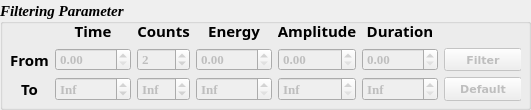
     <widget class="QGroupBox" name="gridLayout_feature_2">
      <property name="geometry">
       <rect>
        <x>10</x>
        <y>130</y>
        <width>531</width>
        <height>110</height>
       </rect>
      </property>
      <property name="font">
       <font>
        <family>Times New Roman</family>
        <pointsize>11</pointsize>
        <weight>75</weight>
        <italic>true</italic>
        <bold>true</bold>
       </font>
      </property>
      <property name="title">
       <string>Filtering Parameter</string>
      </property>
      <property name="alignment">
       <set>Qt::AlignLeading|Qt::AlignLeft|Qt::AlignVCenter</set>
      </property>
      <widget class="QWidget" name="layoutWidget">
       <property name="geometry">
        <rect>
         <x>10</x>
         <y>20</y>
         <width>511</width>
         <height>81</height>
        </rect>
       </property>
       <layout class="QGridLayout" name="gridLayout_2">
        <item row="0" column="1">
         <widget class="QLabel" name="time">
          <property name="font">
           <font>
            <family>Sitka Banner</family>
            <pointsize>11</pointsize>
            <weight>75</weight>
            <italic>false</italic>
            <bold>true</bold>
           </font>
          </property>
          <property name="frameShadow">
           <enum>QFrame::Plain</enum>
          </property>
          <property name="lineWidth">
           <number>1</number>
          </property>
          <property name="text">
           <string>Time</string>
          </property>
          <property name="alignment">
           <set>Qt::AlignCenter</set>
          </property>
         </widget>
        </item>
        <item row="0" column="2">
         <widget class="QLabel" name="counts_label">
          <property name="font">
           <font>
            <family>Sitka Banner</family>
            <pointsize>11</pointsize>
            <weight>75</weight>
            <italic>false</italic>
            <bold>true</bold>
           </font>
          </property>
          <property name="frameShadow">
           <enum>QFrame::Plain</enum>
          </property>
          <property name="lineWidth">
           <number>1</number>
          </property>
          <property name="text">
           <string>Counts</string>
          </property>
          <property name="alignment">
           <set>Qt::AlignCenter</set>
          </property>
         </widget>
        </item>
        <item row="0" column="3">
         <widget class="QLabel" name="x">
          <property name="font">
           <font>
            <family>Sitka Banner</family>
            <pointsize>11</pointsize>
            <weight>75</weight>
            <italic>false</italic>
            <bold>true</bold>
           </font>
          </property>
          <property name="frameShadow">
           <enum>QFrame::Plain</enum>
          </property>
          <property name="lineWidth">
           <number>1</number>
          </property>
          <property name="text">
           <string>Energy</string>
          </property>
          <property name="alignment">
           <set>Qt::AlignCenter</set>
          </property>
         </widget>
        </item>
        <item row="0" column="4">
         <widget class="QLabel" name="xx">
          <property name="font">
           <font>
            <family>Sitka Banner</family>
            <pointsize>11</pointsize>
            <weight>75</weight>
            <italic>false</italic>
            <bold>true</bold>
           </font>
          </property>
          <property name="frameShadow">
           <enum>QFrame::Plain</enum>
          </property>
          <property name="lineWidth">
           <number>1</number>
          </property>
          <property name="text">
           <string>Amplitude</string>
          </property>
          <property name="alignment">
           <set>Qt::AlignCenter</set>
          </property>
         </widget>
        </item>
        <item row="0" column="5">
         <widget class="QLabel" name="xxx">
          <property name="font">
           <font>
            <family>Sitka Banner</family>
            <pointsize>11</pointsize>
            <weight>75</weight>
            <italic>false</italic>
            <bold>true</bold>
           </font>
          </property>
          <property name="frameShadow">
           <enum>QFrame::Plain</enum>
          </property>
          <property name="lineWidth">
           <number>1</number>
          </property>
          <property name="text">
           <string>Duration</string>
          </property>
          <property name="alignment">
           <set>Qt::AlignCenter</set>
          </property>
         </widget>
        </item>
        <item row="1" column="0">
         <widget class="QLabel" name="lower">
          <property name="font">
           <font>
            <family>Sitka Banner</family>
            <pointsize>11</pointsize>
            <weight>75</weight>
            <italic>false</italic>
            <bold>true</bold>
           </font>
          </property>
          <property name="frameShadow">
           <enum>QFrame::Plain</enum>
          </property>
          <property name="lineWidth">
           <number>1</number>
          </property>
          <property name="text">
           <string>From</string>
          </property>
          <property name="alignment">
           <set>Qt::AlignCenter</set>
          </property>
         </widget>
        </item>
        <item row="1" column="1">
         <widget class="QDoubleSpinBox" name="min_time">
          <property name="enabled">
           <bool>false</bool>
          </property>
          <property name="font">
           <font>
            <family>Times New Roman</family>
            <pointsize>10</pointsize>
            <weight>75</weight>
            <italic>false</italic>
            <bold>true</bold>
           </font>
          </property>
          <property name="maximum">
           <double>90000.000000000000000</double>
          </property>
         </widget>
        </item>
        <item row="1" column="2">
         <widget class="QDoubleSpinBox" name="min_cnts">
          <property name="enabled">
           <bool>false</bool>
          </property>
          <property name="font">
           <font>
            <family>Times New Roman</family>
            <pointsize>10</pointsize>
            <weight>75</weight>
            <italic>false</italic>
            <bold>true</bold>
           </font>
          </property>
          <property name="decimals">
           <number>0</number>
          </property>
          <property name="maximum">
           <double>1000.000000000000000</double>
          </property>
          <property name="value">
           <double>2.000000000000000</double>
          </property>
         </widget>
        </item>
        <item row="1" column="3">
         <widget class="QDoubleSpinBox" name="min_energy">
          <property name="enabled">
           <bool>false</bool>
          </property>
          <property name="font">
           <font>
            <family>Times New Roman</family>
            <pointsize>10</pointsize>
            <weight>75</weight>
            <italic>false</italic>
            <bold>true</bold>
           </font>
          </property>
          <property name="maximum">
           <double>90000.000000000000000</double>
          </property>
         </widget>
        </item>
        <item row="1" column="4">
         <widget class="QDoubleSpinBox" name="min_amplitude">
          <property name="enabled">
           <bool>false</bool>
          </property>
          <property name="font">
           <font>
            <family>Times New Roman</family>
            <pointsize>10</pointsize>
            <weight>75</weight>
            <italic>false</italic>
            <bold>true</bold>
           </font>
          </property>
          <property name="maximum">
           <double>90000.000000000000000</double>
          </property>
         </widget>
        </item>
        <item row="1" column="5">
         <widget class="QDoubleSpinBox" name="min_duration">
          <property name="enabled">
           <bool>false</bool>
          </property>
          <property name="font">
           <font>
            <family>Times New Roman</family>
            <pointsize>10</pointsize>
            <weight>75</weight>
            <italic>false</italic>
            <bold>true</bold>
           </font>
          </property>
          <property name="maximum">
           <double>90000.000000000000000</double>
          </property>
         </widget>
        </item>
        <item row="2" column="0">
         <widget class="QLabel" name="upper">
          <property name="font">
           <font>
            <family>Sitka Banner</family>
            <pointsize>11</pointsize>
            <weight>75</weight>
            <italic>false</italic>
            <bold>true</bold>
           </font>
          </property>
          <property name="frameShadow">
           <enum>QFrame::Plain</enum>
          </property>
          <property name="lineWidth">
           <number>1</number>
          </property>
          <property name="text">
           <string>To</string>
          </property>
          <property name="alignment">
           <set>Qt::AlignCenter</set>
          </property>
         </widget>
        </item>
        <item row="2" column="1">
         <widget class="QDoubleSpinBox" name="max_time">
          <property name="enabled">
           <bool>false</bool>
          </property>
          <property name="font">
           <font>
            <family>Times New Roman</family>
            <pointsize>10</pointsize>
            <weight>75</weight>
            <italic>false</italic>
            <bold>true</bold>
           </font>
          </property>
          <property name="wrapping">
           <bool>true</bool>
          </property>
          <property name="specialValueText">
           <string>Inf</string>
          </property>
          <property name="maximum">
           <double>90000.000000000000000</double>
          </property>
         </widget>
        </item>
        <item row="2" column="2">
         <widget class="QDoubleSpinBox" name="max_cnts">
          <property name="enabled">
           <bool>false</bool>
          </property>
          <property name="font">
           <font>
            <family>Times New Roman</family>
            <pointsize>10</pointsize>
            <weight>75</weight>
            <italic>false</italic>
            <bold>true</bold>
           </font>
          </property>
          <property name="wrapping">
           <bool>true</bool>
          </property>
          <property name="specialValueText">
           <string>Inf</string>
          </property>
          <property name="decimals">
           <number>0</number>
          </property>
          <property name="maximum">
           <double>1000.000000000000000</double>
          </property>
          <property name="value">
           <double>0.000000000000000</double>
          </property>
         </widget>
        </item>
        <item row="2" column="3">
         <widget class="QDoubleSpinBox" name="max_energy">
          <property name="enabled">
           <bool>false</bool>
          </property>
          <property name="font">
           <font>
            <family>Times New Roman</family>
            <pointsize>10</pointsize>
            <weight>75</weight>
            <italic>false</italic>
            <bold>true</bold>
           </font>
          </property>
          <property name="specialValueText">
           <string>Inf</string>
          </property>
          <property name="maximum">
           <double>90000.000000000000000</double>
          </property>
         </widget>
        </item>
        <item row="2" column="4">
         <widget class="QDoubleSpinBox" name="max_amplitude">
          <property name="enabled">
           <bool>false</bool>
          </property>
          <property name="font">
           <font>
            <family>Times New Roman</family>
            <pointsize>10</pointsize>
            <weight>75</weight>
            <italic>false</italic>
            <bold>true</bold>
           </font>
          </property>
          <property name="specialValueText">
           <string>Inf</string>
          </property>
          <property name="maximum">
           <double>90000.000000000000000</double>
          </property>
         </widget>
        </item>
        <item row="2" column="5">
         <widget class="QDoubleSpinBox" name="max_duration">
          <property name="enabled">
           <bool>false</bool>
          </property>
          <property name="font">
           <font>
            <family>Times New Roman</family>
            <pointsize>10</pointsize>
            <weight>75</weight>
            <italic>false</italic>
            <bold>true</bold>
           </font>
          </property>
          <property name="specialValueText">
           <string>Inf</string>
          </property>
          <property name="maximum">
           <double>90000.000000000000000</double>
          </property>
         </widget>
        </item>
        <item row="2" column="6">
         <widget class="QPushButton" name="set_default">
          <property name="enabled">
           <bool>false</bool>
          </property>
          <property name="sizePolicy">
           <sizepolicy hsizetype="Minimum" vsizetype="Minimum">
            <horstretch>0</horstretch>
            <verstretch>0</verstretch>
           </sizepolicy>
          </property>
          <property name="font">
           <font>
            <family>Verdana</family>
            <pointsize>8</pointsize>
            <weight>75</weight>
            <italic>false</italic>
            <bold>true</bold>
           </font>
          </property>
          <property name="styleSheet">
           <string notr="true"/>
          </property>
          <property name="text">
           <string>Default</string>
          </property>
         </widget>
        </item>
        <item row="1" column="6">
         <widget class="QPushButton" name="filter">
          <property name="enabled">
           <bool>false</bool>
          </property>
          <property name="sizePolicy">
           <sizepolicy hsizetype="Minimum" vsizetype="Minimum">
            <horstretch>0</horstretch>
            <verstretch>0</verstretch>
           </sizepolicy>
          </property>
          <property name="font">
           <font>
            <family>Verdana</family>
            <pointsize>8</pointsize>
            <weight>75</weight>
            <italic>false</italic>
            <bold>true</bold>
           </font>
          </property>
          <property name="styleSheet">
           <string notr="true"/>
          </property>
          <property name="text">
           <string>Filter</string>
          </property>
         </widget>
        </item>
       </layout>
      </widget>
     </widget>
